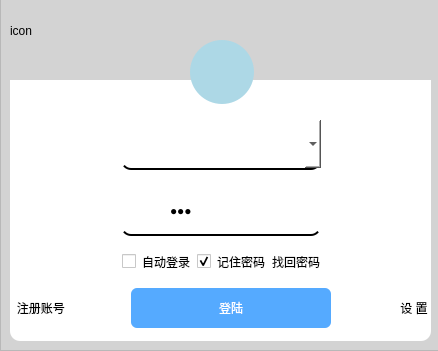
<?xml version="1.0" encoding="UTF-8"?>
<ui version="4.0">
 <class>LoginWidget</class>
 <widget class="QWidget" name="LoginWidget">
  <property name="geometry">
   <rect>
    <x>0</x>
    <y>0</y>
    <width>438</width>
    <height>351</height>
   </rect>
  </property>
  <property name="windowTitle">
   <string>Form</string>
  </property>
  <property name="styleSheet">
   <string notr="true">QWidget#LoginWidget
{ 
	border:10px;
	border-color: rgb(0, 0, 0);
	border-radius: 10px; 
	background-color: lightgray; 
	
}
QLabel
{
	font: 25 9pt &quot;Microsoft YaHei&quot;;
}
QPushButton
{
	font: 25 9pt &quot;Microsoft YaHei&quot;;
}
QCheckBox
{
	font: 25 9pt &quot;Microsoft YaHei&quot;;
}</string>
  </property>
  <widget class="QFrame" name="frame">
   <property name="geometry">
    <rect>
     <x>0</x>
     <y>-10</y>
     <width>441</width>
     <height>361</height>
    </rect>
   </property>
   <property name="frameShape">
    <enum>QFrame::StyledPanel</enum>
   </property>
   <property name="frameShadow">
    <enum>QFrame::Raised</enum>
   </property>
   <widget class="QWidget" name="background_widget" native="true">
    <property name="geometry">
     <rect>
      <x>10</x>
      <y>20</y>
      <width>421</width>
      <height>91</height>
     </rect>
    </property>
    <property name="minimumSize">
     <size>
      <width>0</width>
      <height>0</height>
     </size>
    </property>
    <property name="styleSheet">
     <string notr="true">QWidget#background_widget{
background-image: url(:/resource/login/background.jpg);
border-top-left-radius: 10px;
border-top-right-radius: 10px;
/*
border-radius: 10px; background-color: lightgray; 
border:1px;
	border-color: rgb(255, 255, 255);*/
}
</string>
    </property>
    <widget class="QWidget" name="layoutWidget">
     <property name="geometry">
      <rect>
       <x>0</x>
       <y>0</y>
       <width>421</width>
       <height>41</height>
      </rect>
     </property>
     <layout class="QHBoxLayout" name="horizontalLayout_3">
      <item>
       <widget class="QLabel" name="label_3">
        <property name="text">
         <string>icon</string>
        </property>
       </widget>
      </item>
      <item>
       <spacer name="horizontalSpacer">
        <property name="orientation">
         <enum>Qt::Horizontal</enum>
        </property>
        <property name="sizeHint" stdset="0">
         <size>
          <width>40</width>
          <height>20</height>
         </size>
        </property>
       </spacer>
      </item>
      <item>
       <widget class="QPushButton" name="min_btn">
        <property name="minimumSize">
         <size>
          <width>32</width>
          <height>32</height>
         </size>
        </property>
        <property name="maximumSize">
         <size>
          <width>32</width>
          <height>32</height>
         </size>
        </property>
        <property name="text">
         <string/>
        </property>
        <property name="icon">
         <iconset resource="../../resource.qrc">
          <normaloff>:/resource/login/min.png</normaloff>:/resource/login/min.png</iconset>
        </property>
        <property name="flat">
         <bool>true</bool>
        </property>
       </widget>
      </item>
      <item>
       <widget class="QPushButton" name="close_btn">
        <property name="minimumSize">
         <size>
          <width>32</width>
          <height>32</height>
         </size>
        </property>
        <property name="maximumSize">
         <size>
          <width>32</width>
          <height>32</height>
         </size>
        </property>
        <property name="text">
         <string/>
        </property>
        <property name="icon">
         <iconset resource="../../resource.qrc">
          <normaloff>:/resource/login/close.png</normaloff>:/resource/login/close.png</iconset>
        </property>
        <property name="flat">
         <bool>true</bool>
        </property>
       </widget>
      </item>
     </layout>
    </widget>
   </widget>
   <widget class="QWidget" name="login_widget" native="true">
    <property name="geometry">
     <rect>
      <x>10</x>
      <y>90</y>
      <width>421</width>
      <height>261</height>
     </rect>
    </property>
    <property name="styleSheet">
     <string notr="true">background-color: rgb(255, 255, 255);
border-radius: 10px;
border-top-right-radius: 0px;
border-top-left-radius: 0px;</string>
    </property>
    <layout class="QGridLayout" name="gridLayout">
     <property name="bottomMargin">
      <number>0</number>
     </property>
     <item row="2" column="0">
      <spacer name="horizontalSpacer_8">
       <property name="orientation">
        <enum>Qt::Horizontal</enum>
       </property>
       <property name="sizeHint" stdset="0">
        <size>
         <width>40</width>
         <height>20</height>
        </size>
       </property>
      </spacer>
     </item>
     <item row="3" column="0" colspan="3">
      <layout class="QHBoxLayout" name="horizontalLayout">
       <item>
        <spacer name="horizontalSpacer_2">
         <property name="orientation">
          <enum>Qt::Horizontal</enum>
         </property>
         <property name="sizeHint" stdset="0">
          <size>
           <width>40</width>
           <height>20</height>
          </size>
         </property>
        </spacer>
       </item>
       <item>
        <widget class="QCheckBox" name="checkBox">
         <property name="text">
          <string>自动登录</string>
         </property>
        </widget>
       </item>
       <item>
        <widget class="QCheckBox" name="remember_checkBox">
         <property name="text">
          <string>记住密码</string>
         </property>
         <property name="checked">
          <bool>true</bool>
         </property>
        </widget>
       </item>
       <item>
        <widget class="QPushButton" name="forget_pwd_btn">
         <property name="styleSheet">
          <string notr="true">background-color: transparent;
border: none;</string>
         </property>
         <property name="text">
          <string>找回密码</string>
         </property>
        </widget>
       </item>
       <item>
        <spacer name="horizontalSpacer_3">
         <property name="orientation">
          <enum>Qt::Horizontal</enum>
         </property>
         <property name="sizeHint" stdset="0">
          <size>
           <width>40</width>
           <height>20</height>
          </size>
         </property>
        </spacer>
       </item>
      </layout>
     </item>
     <item row="1" column="0">
      <spacer name="horizontalSpacer_6">
       <property name="orientation">
        <enum>Qt::Horizontal</enum>
       </property>
       <property name="sizeHint" stdset="0">
        <size>
         <width>40</width>
         <height>20</height>
        </size>
       </property>
      </spacer>
     </item>
     <item row="2" column="2">
      <spacer name="horizontalSpacer_9">
       <property name="orientation">
        <enum>Qt::Horizontal</enum>
       </property>
       <property name="sizeHint" stdset="0">
        <size>
         <width>40</width>
         <height>20</height>
        </size>
       </property>
      </spacer>
     </item>
     <item row="0" column="1">
      <spacer name="verticalSpacer">
       <property name="orientation">
        <enum>Qt::Vertical</enum>
       </property>
       <property name="sizeType">
        <enum>QSizePolicy::Fixed</enum>
       </property>
       <property name="sizeHint" stdset="0">
        <size>
         <width>1</width>
         <height>30</height>
        </size>
       </property>
      </spacer>
     </item>
     <item row="2" column="1">
      <widget class="QWidget" name="widget" native="true">
       <property name="minimumSize">
        <size>
         <width>0</width>
         <height>50</height>
        </size>
       </property>
       <property name="maximumSize">
        <size>
         <width>16777215</width>
         <height>50</height>
        </size>
       </property>
       <property name="styleSheet">
        <string notr="true">QWidget#widget
{
border-bottom: 2px solid black;
}
</string>
       </property>
       <layout class="QGridLayout" name="gridLayout_3">
        <property name="topMargin">
         <number>0</number>
        </property>
        <property name="bottomMargin">
         <number>0</number>
        </property>
        <property name="verticalSpacing">
         <number>0</number>
        </property>
        <item row="0" column="2">
         <widget class="QLineEdit" name="passwordEdit">
          <property name="minimumSize">
           <size>
            <width>0</width>
            <height>32</height>
           </size>
          </property>
          <property name="maximumSize">
           <size>
            <width>16777215</width>
            <height>32</height>
           </size>
          </property>
          <property name="styleSheet">
           <string notr="true">border: none;</string>
          </property>
          <property name="text">
           <string>123</string>
          </property>
          <property name="echoMode">
           <enum>QLineEdit::Password</enum>
          </property>
         </widget>
        </item>
        <item row="0" column="3">
         <widget class="QPushButton" name="display_pwd_btn">
          <property name="minimumSize">
           <size>
            <width>32</width>
            <height>32</height>
           </size>
          </property>
          <property name="maximumSize">
           <size>
            <width>32</width>
            <height>32</height>
           </size>
          </property>
          <property name="styleSheet">
           <string notr="true">background-color: transparent;
border: none;
background-image: url(:/resource/login/display_pwd.png);</string>
          </property>
          <property name="text">
           <string/>
          </property>
         </widget>
        </item>
        <item row="0" column="1">
         <widget class="QLabel" name="label_2">
          <property name="minimumSize">
           <size>
            <width>32</width>
            <height>32</height>
           </size>
          </property>
          <property name="maximumSize">
           <size>
            <width>32</width>
            <height>32</height>
           </size>
          </property>
          <property name="styleSheet">
           <string notr="true">background-image: url(:/resource/login/pwd.png);</string>
          </property>
          <property name="text">
           <string/>
          </property>
         </widget>
        </item>
       </layout>
      </widget>
     </item>
     <item row="1" column="2">
      <spacer name="horizontalSpacer_7">
       <property name="orientation">
        <enum>Qt::Horizontal</enum>
       </property>
       <property name="sizeHint" stdset="0">
        <size>
         <width>40</width>
         <height>20</height>
        </size>
       </property>
      </spacer>
     </item>
     <item row="4" column="0" colspan="3">
      <layout class="QHBoxLayout" name="horizontalLayout_2">
       <item>
        <widget class="QPushButton" name="registerBtn">
         <property name="styleSheet">
          <string notr="true">background-color: transparent;
border: none;</string>
         </property>
         <property name="text">
          <string>  注册账号</string>
         </property>
        </widget>
       </item>
       <item>
        <spacer name="horizontalSpacer_4">
         <property name="orientation">
          <enum>Qt::Horizontal</enum>
         </property>
         <property name="sizeHint" stdset="0">
          <size>
           <width>40</width>
           <height>20</height>
          </size>
         </property>
        </spacer>
       </item>
       <item>
        <widget class="QPushButton" name="loginBtn">
         <property name="minimumSize">
          <size>
           <width>200</width>
           <height>40</height>
          </size>
         </property>
         <property name="styleSheet">
          <string notr="true">border-radius: 6px;
padding: 10px;
background-color: rgb(85, 170, 255);
color: rgb(255, 255, 255);
font: 15px &quot;微软雅黑&quot;;</string>
         </property>
         <property name="text">
          <string>登陆</string>
         </property>
        </widget>
       </item>
       <item>
        <spacer name="horizontalSpacer_5">
         <property name="orientation">
          <enum>Qt::Horizontal</enum>
         </property>
         <property name="sizeHint" stdset="0">
          <size>
           <width>40</width>
           <height>20</height>
          </size>
         </property>
        </spacer>
       </item>
       <item>
        <widget class="QPushButton" name="set_btn">
         <property name="styleSheet">
          <string notr="true"/>
         </property>
         <property name="text">
          <string> 设 置 </string>
         </property>
        </widget>
       </item>
      </layout>
     </item>
     <item row="1" column="1">
      <widget class="QComboBox" name="account_comboBox">
       <property name="minimumSize">
        <size>
         <width>0</width>
         <height>50</height>
        </size>
       </property>
       <property name="maximumSize">
        <size>
         <width>16777215</width>
         <height>50</height>
        </size>
       </property>
       <property name="styleSheet">
        <string notr="true">font: 12pt &quot;微软雅黑&quot;;
border: none;
border-bottom: 2px solid black;
</string>
       </property>
       <property name="editable">
        <bool>true</bool>
       </property>
       <property name="insertPolicy">
        <enum>QComboBox::NoInsert</enum>
       </property>
       <property name="sizeAdjustPolicy">
        <enum>QComboBox::AdjustToContents</enum>
       </property>
       <property name="iconSize">
        <size>
         <width>32</width>
         <height>32</height>
        </size>
       </property>
      </widget>
     </item>
    </layout>
   </widget>
   <widget class="QLabel" name="label">
    <property name="geometry">
     <rect>
      <x>190</x>
      <y>50</y>
      <width>64</width>
      <height>64</height>
     </rect>
    </property>
    <property name="minimumSize">
     <size>
      <width>64</width>
      <height>64</height>
     </size>
    </property>
    <property name="maximumSize">
     <size>
      <width>64</width>
      <height>64</height>
     </size>
    </property>
    <property name="styleSheet">
     <string notr="true">background-color: lightblue;
 border-radius: 32px;
padding: 10px;
background-image: url(:/resource/login/boy_header.png);</string>
    </property>
    <property name="text">
     <string/>
    </property>
    <property name="alignment">
     <set>Qt::AlignCenter</set>
    </property>
   </widget>
  </widget>
 </widget>
 <resources>
  <include location="../../resource.qrc"/>
 </resources>
 <connections/>
</ui>
